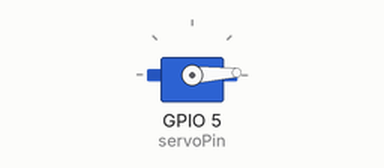
This sketch was run on a simulated ESP32. On the bench: servo. What the sketch prints to the serial monitor is not drawn.

Above: at 0.05 s.
At 0.9 s:
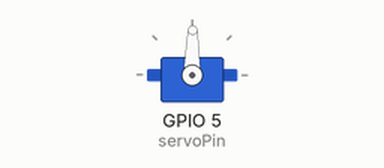
At 1.75 s:
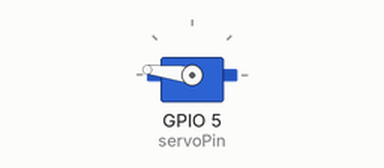
At 3.45 s:
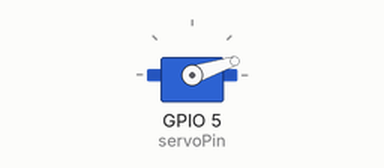
Timing chart, 0 to 8.3 s (numbered marks = the images above):
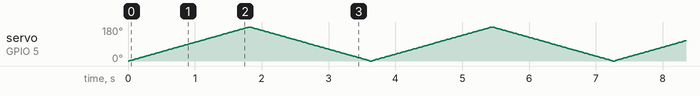

The sketch:

control_servo.ino
```cpp
#include <Arduino.h>
#include <ESP32Servo.h>

static const int servoPin = 5; // this is the data pin that sends the data to the servo (make sure to cahnge acordingly)

Servo servo1;

void setup() {

  Serial.begin(115200);
  servo1.attach(servoPin);
  servo1.write(0);
  servo1.write(10);
}

void loop() {

  for(int posDegrees = 0; posDegrees <= 180; posDegrees++) {
    servo1.write(posDegrees);
    Serial.println(posDegrees);
    delay(10);
  }

  for(int posDegrees = 180; posDegrees >= 0; posDegrees--) {
    servo1.write(posDegrees);
    Serial.println(posDegrees);
    delay(10);
  }

}
```
